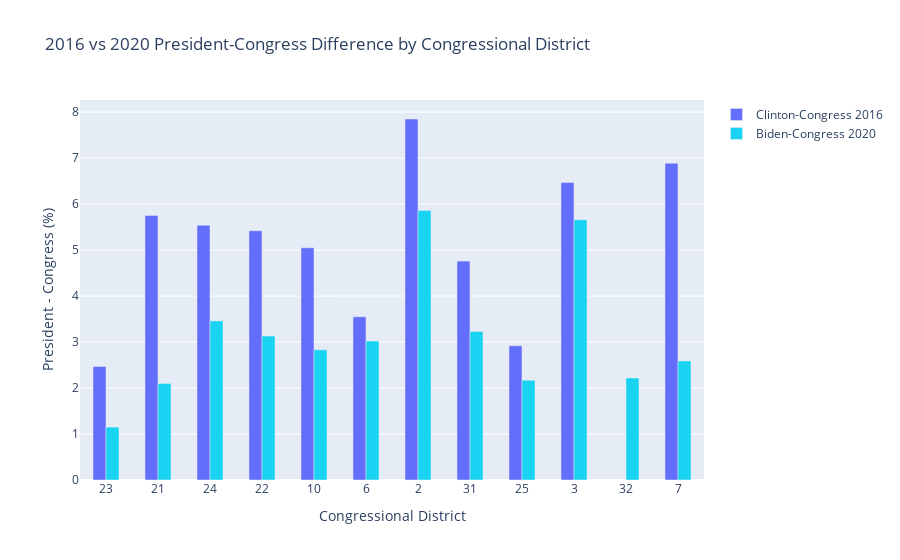

Notebook source saved alongside this figure:
### Code cell
fig = go.Figure()
fig.add_trace(go.Bar(x=data['CD'], y=data['2016 PRES-REP'],
                    name='Clinton-Congress 2016'))
fig.add_trace(go.Bar(x=data['CD'], y=data['2020 PRES-REP'],
                    name="Biden-Congress 2020",marker_color='#19D3F3'))
fig.update_xaxes(type='category',title_text='Congressional District')
fig.update_yaxes(title_text='President - Congress (%)')
fig.update_layout(title='2016 vs 2020 President-Congress Difference by Congressional District')
fig.update_layout(barmode='group',bargap=0.5)
fig.show()
fig.write_html("bar3.html")

### Figure 1 — Plotly figure (JSON) as saved in the notebook; plotly's stock layout.template omitted (floating-point values rounded to 4 significant figures)
{"data": [{"name": "Clinton-Congress 2016", "type": "bar", "x": ["23", "21", "24", "22", "10", "6", "2", "31", "25", "3", "32", "7"], "y": ["2.47%", "5.75%", "5.54%", "5.42%", "5.05%", "3.55%", "7.85%", "4.76%", "2.92%", "6.47%", null, "6.89%"]}, {"marker": {"color": "#19D3F3"}, "name": "Biden-Congress 2020", "type": "bar", "x": ["23", "21", "24", "22", "10", "6", "2", "31", "25", "3", "32", "7"], "y": ["1.15%", "2.10%", "3.46%", "3.13%", "2.83%", "3.02%", "5.86%", "3.23%", "2.17%", "5.66%", "2.22%", "2.59%"]}], "layout": {"bargap": 0.5, "barmode": "group", "title": {"text": "2016 vs 2020 President-Congress Difference by Congressional District"}, "xaxis": {"title": {"text": "Congressional District"}, "type": "category"}, "yaxis": {"title": {"text": "President - Congress (%)"}}}}
